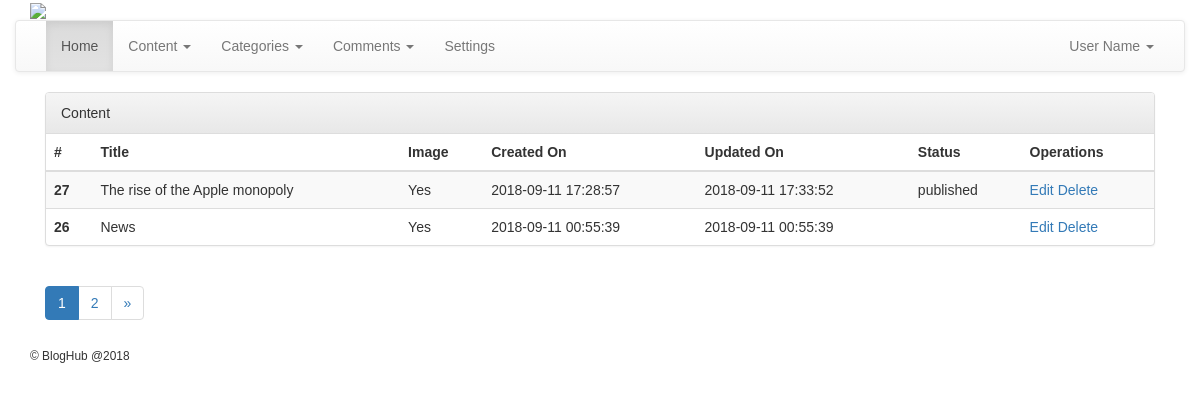
Page /Admin/content.php on the committed database.
### tables this page shows
CREATE TABLE `content` (
  `id` int(11) NOT NULL,
  `catid` varchar(255) NOT NULL,
  `subcatid` varchar(255) NOT NULL,
  `title` varchar(255) NOT NULL,
  `content` longtext NOT NULL,
  `url` varchar(255) NOT NULL,
  `status` varchar(255) NOT NULL,
  `createtime` datetime NOT NULL DEFAULT CURRENT_TIMESTAMP,
  `updatetime` datetime NOT NULL,
  `publishtime` datetime NOT NULL,
  `featuredimage` varchar(255) NOT NULL,
  `userid` int(11) NOT NULL
);

### Admin/content.php (the view, shortened to what this page needs)
<?php
require('../config/connect.php');
if (isset($_GET['page']) & !empty($_GET['page'])) {
	$curpage =$_GET['page'];
} else {
	$curpage= 1;
}
	$sql = "SELECT * FROM settings WHERE name='perpage'";
	$res = mysqli_query($connection, $sql);
	$r = mysqli_fetch_array($res);
	$perpage = $r['value'];
	$start = ($curpage * $perpage) - $perpage;
	$PageSql = "SELECT * FROM content";
	$pageres = mysqli_query($connection, $PageSql);
	$totalres = mysqli_num_rows($pageres);
$sql = "SELECT * FROM content ORDER BY id DESC LIMIT $start, $perpage";
	$res = mysqli_query($connection, $sql);
$endpage=ceil($totalres/$perpage);
$nextpage= $curpage +1;
?>
<?php include ('inc/header.php'); ?>
<?php include('inc/nav.php'); ?>
<div class="container">
	<div class="col-md-12">
		<div class="panel panel-default">
			<div class="panel-heading">Content</div>
			<table class="table table-striped">
				<thead>
					<tr>
						<th>#</th>
						<th>Title</th>
						<th>Image</th>
						<th>Created On</th>
						<th>Updated On</th>
						<th>Status</th>
						<th>Operations</th>
					</tr>
				</thead>
				<tbody>
				<?php
					while ( $r = mysqli_fetch_assoc($res)) {
				?>
					<tr>
						<th scope="row"><?php echo $r['id']; ?></th>
						<td><?php echo $r['title']; ?></td>
						<td><?php if(isset($r['featuredimage']) & !empty($r['featuredimage'])){echo "Yes";}else{echo "No";} ?></td>
						<td><?php echo $r['createtime']; ?></td>
						<td><?php echo $r['updatetime']; ?></td>
						<td><?php echo $r['status']; ?></td>
						<td><a href="editcontent.php?id=<?php echo $r['id']; ?>">Edit</a> <a href="delcontent.php?id=<?php echo $r['id']; ?>">Delete</a></td>
					</tr>
				<?php } ?>
				</tbody>
			</table>
		</div>
		<?php if($endpage>=1){ ?>
		<nav aria-label="Page navigation">
		  <ul class="pagination">
		    <li class="page-item active"><a class="page-link" href="?page=<?php echo $curpage ?>"><?php echo $curpage ?></a></li>
		    <?php if($curpage != $endpage){ ?>
    			<li class="page-item"><a class="page-link" href="?page=<?php echo $nextpage ?>"><?php echo $nextpage ?></a></li>
			<?php } ?>
		    <?php if($curpage != $endpage){ ?>
			    <li>
			      <a href="?page=<?php echo $endpage ?>" aria-label="Next">
			        <span aria-hidden="true">&raquo;</span>
			      </a>
			    </li>
		    <?php } ?>
		  </ul>
		</nav>
		<?php } ?>
	</div>
</div>
<?php include 'inc/footer.php'; ?>

### Admin/styles.css (style rules this page uses)
body, html { height: 100%; background-repeat: no-repeat; font-family: 'Oxygen', sans-serif; }

### rows in the picture
content: id "27", title "The rise of the Apple monopoly", shows "Yes", createtime "2018-09-11 17:28:57", updatetime "2018-09-11 17:33:52", status "published"
content: id "26", title "News", shows "Yes", createtime "2018-09-11 00:55:39", updatetime "2018-09-11 00:55:39"

### other values in the picture
$curpage "1"
$nextpage "2"
